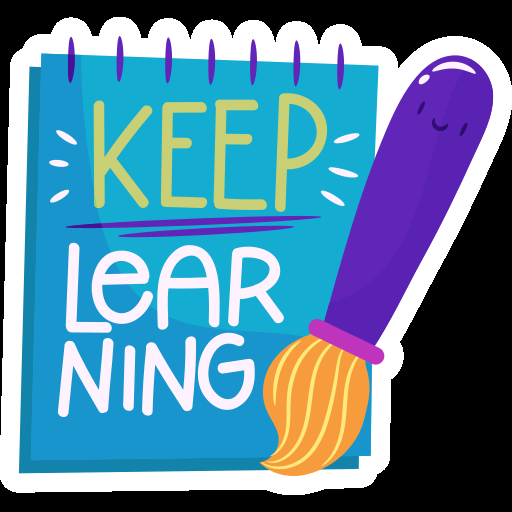
#> input picture PG2023-1-main/TrabalhoGB/stickers/aprendendo.png, 512 x 512 px
$ python -i filters.py   (imports and definitions only)   (older library calls are emulated)
#> lines starting #> are read from the running program, lines starting #| are printed output that depends on the picture
#> further down, picture is the input picture: shape (512, 512, 3); mean B, G, R 156.6, 130.9, 89.4
import cv2
import numpy as np


class Filter:
    @staticmethod
    def gray(img):
        return cv2.cvtColor(img, cv2.COLOR_BGR2GRAY)

    @staticmethod
    def blur(img):
        return cv2.GaussianBlur(img, (13, 13), 5, 0)

    @staticmethod
    def canny(img):
        return cv2.Canny(img, 100, 200)

    # [14 lines left out: functions equalize, dilate, erode, not called in this run]

    @staticmethod
    def brightness(img):
        return cv2.convertScaleAbs(img, beta=60)

    # [13 lines left out: functions sharp, sepia, not called in this run]

    @staticmethod
    def invert_color(img):
        return cv2.bitwise_not(img)

    # [16 lines left out: functions binary, enhancement, not called in this run]

    @staticmethod
    def hdr(img):
        return cv2.detailEnhance(img, sigma_s=12, sigma_r=0.15)

    # [19 lines left out: functions winter, summer, not called in this run]

    @staticmethod
    def sobel(image):
        gray = cv2.cvtColor(image, cv2.COLOR_BGR2GRAY)
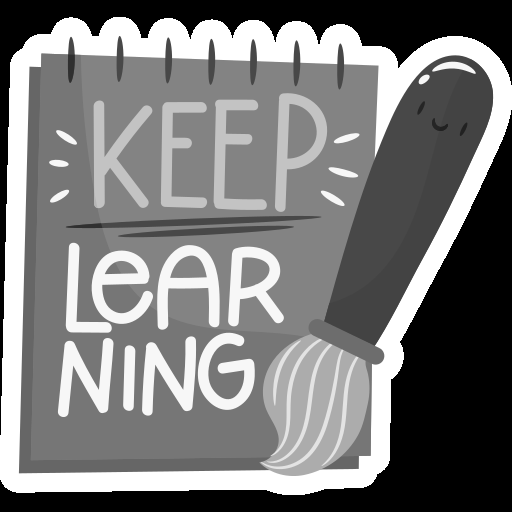
#> gray: shape (512, 512); min 0, max 255, mean 121.5

        sobelx = cv2.Sobel(gray, cv2.CV_64F, 1, 0, ksize=5)  # Sobel x
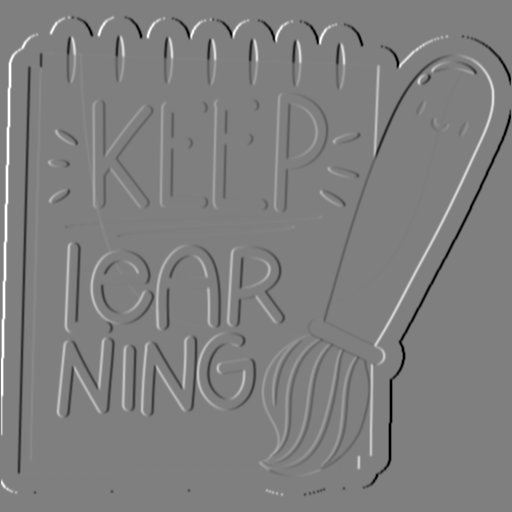
#> sobelx: shape (512, 512) float64; min -12240, max 12240, mean -5.5; drawn with min black and max white
        sobely = cv2.Sobel(gray, cv2.CV_64F, 0, 1, ksize=5)  # Sobel y
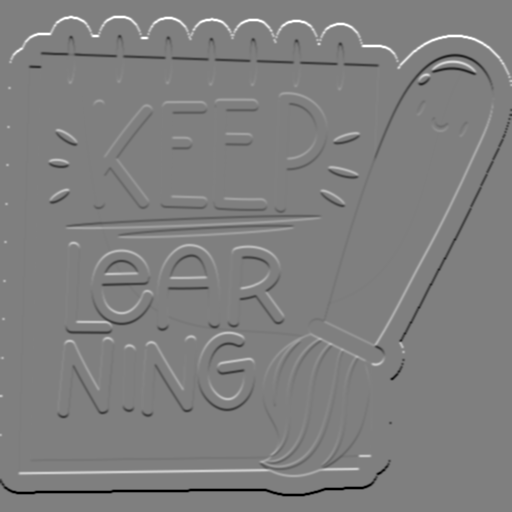
#> sobely: shape (512, 512) float64; min -12240, max 12240, mean 0; drawn with min black and max white

        combined = cv2.magnitude(sobelx, sobely)
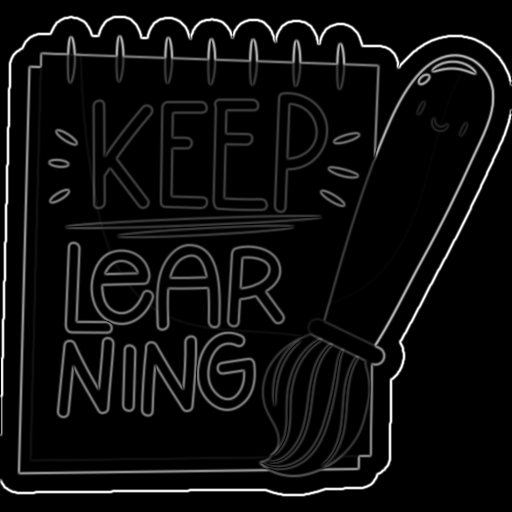
#> combined: shape (512, 512) float64; min 0, max 13072.3, mean 724.2; drawn with min black and max white

        normalized = cv2.normalize(combined, None, 0, 255, cv2.NORM_MINMAX, dtype=cv2.CV_8U)

        return normalized

    # [26 lines left out: functions red, green, blue, not called in this run]

>>> import cv2
>>> picture = cv2.imread('../stickers/aprendendo.png')
>>> result = Filter().sobel(picture)

$ run again, on PG2023-1-main/TrabalhoGB/stickers/coreana.png
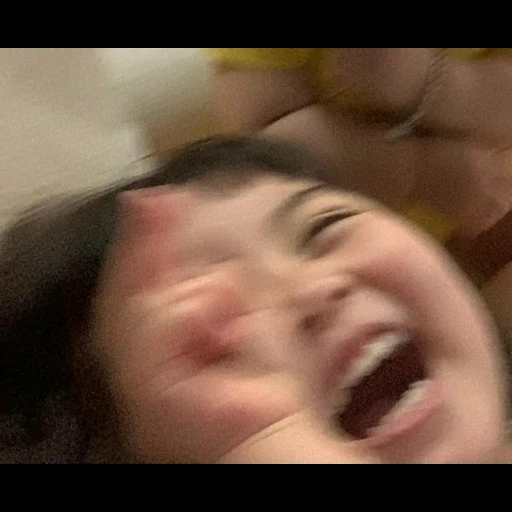
#> input picture PG2023-1-main/TrabalhoGB/stickers/coreana.png, 512 x 512 px
#> picture is the input picture: shape (512, 512, 3); mean B, G, R 60.1, 77.3, 103.4
#> in sobel, `sobely = cv2.Sobel(gray, cv2.CV_64F, 0, 1, ksize=5)`:
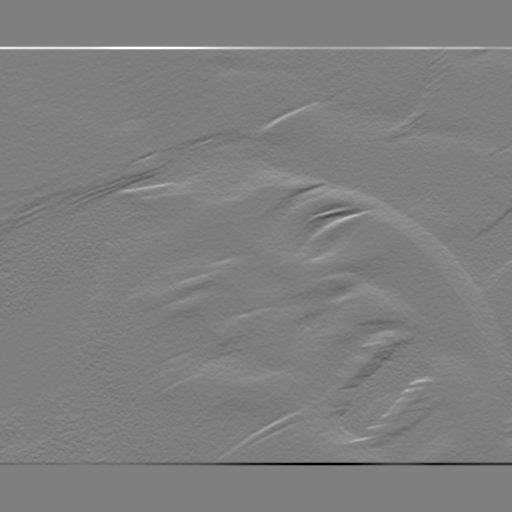
#> sobely: shape (512, 512) float64; min -9535, max 9533, mean 0; drawn with min black and max white
#> in sobel, `combined = cv2.magnitude(sobelx, sobely)`:
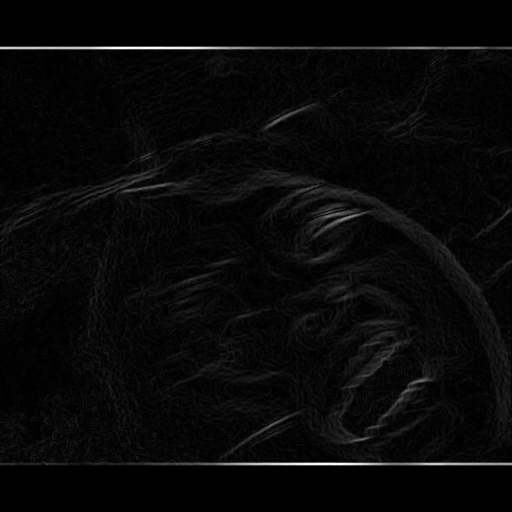
#> combined: shape (512, 512) float64; min 0, max 9535.3, mean 322.9; drawn with min black and max white
